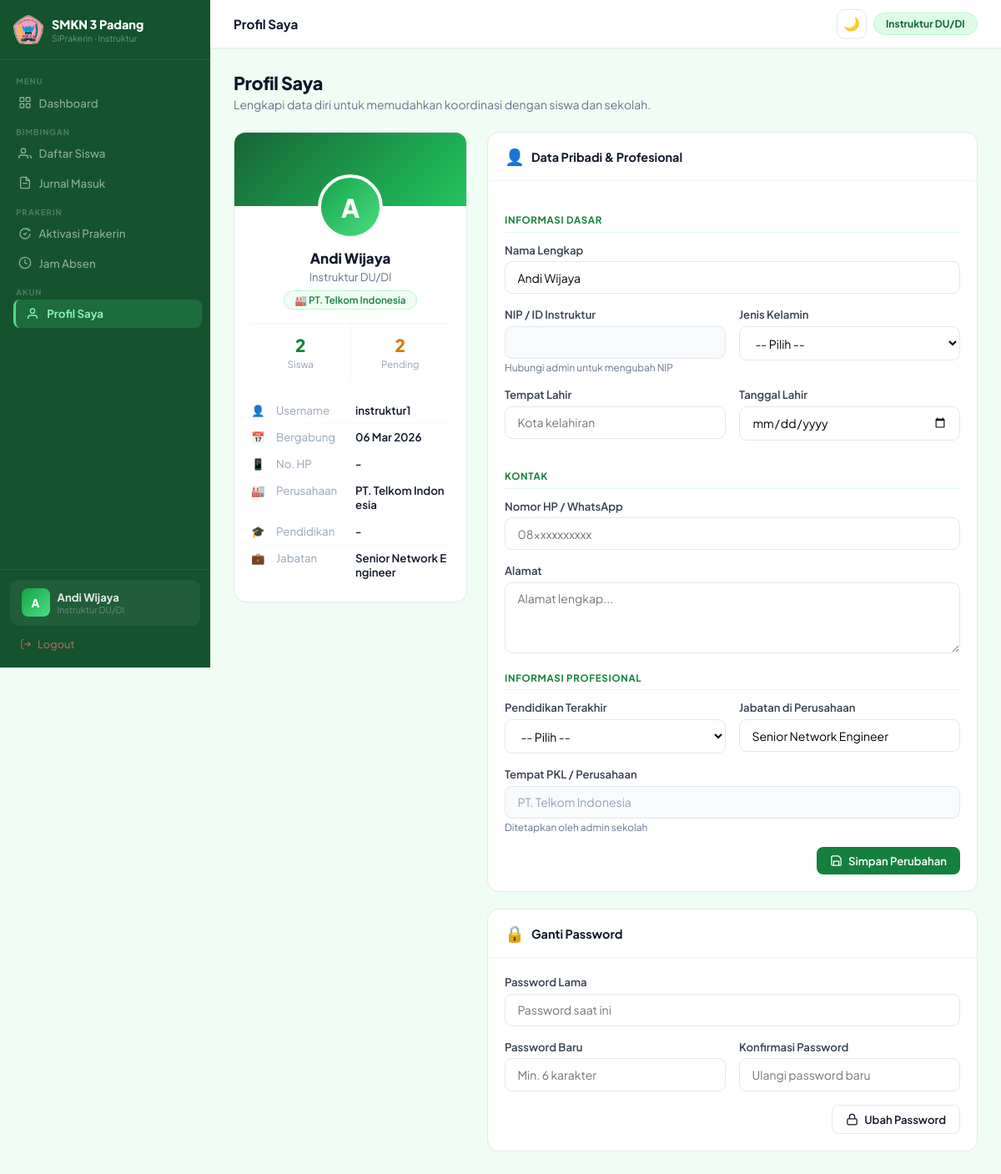
The page /instruktur/profil/index.php (signed in) on the database its author committed.
### tables this page shows
CREATE TABLE IF NOT EXISTS `instruktur` (
  `id` int(11) NOT NULL AUTO_INCREMENT,
  `user_id` int(11) NOT NULL,
  `tempat_pkl_id` int(11) DEFAULT NULL,
  `jabatan` varchar(100) DEFAULT NULL,
  `no_hp` varchar(20) DEFAULT NULL,
  `alamat` text DEFAULT NULL,
  `jenis_kelamin` enum('pria','wanita') DEFAULT NULL,
  `tempat_lahir` varchar(100) DEFAULT NULL,
  `tanggal_lahir` date DEFAULT NULL,
  PRIMARY KEY (`id`),
  KEY `user_id` (`user_id`),
  KEY `tempat_pkl_id` (`tempat_pkl_id`),
  CONSTRAINT `instruktur_ibfk_1` FOREIGN KEY (`user_id`) REFERENCES `users` (`id`) ON DELETE CASCADE,
  CONSTRAINT `instruktur_ibfk_2` FOREIGN KEY (`tempat_pkl_id`) REFERENCES `tempat_pkl` (`id`) ON DELETE SET NULL
);

CREATE TABLE `users` (
  `id` int(11) NOT NULL AUTO_INCREMENT,
  `nama` varchar(100) NOT NULL,
  `username` varchar(50) NOT NULL,
  `password` varchar(255) NOT NULL,
  `role` enum('admin','siswa','guru') NOT NULL,
  `created_at` timestamp NOT NULL DEFAULT current_timestamp(),
  PRIMARY KEY (`id`),
  UNIQUE KEY `username` (`username`)
);

CREATE TABLE `tempat_pkl` (
  `id` int(11) NOT NULL AUTO_INCREMENT,
  `nama_tempat` varchar(150) NOT NULL,
  `alamat` text DEFAULT NULL,
  `pembimbing_lapangan` varchar(100) DEFAULT NULL,
  `no_hp` varchar(20) DEFAULT NULL,
  `kuota` int(11) DEFAULT 0,
  `created_at` timestamp NOT NULL DEFAULT current_timestamp(),
  PRIMARY KEY (`id`)
);

### instruktur/profil/index.php (the view, shortened to what this page needs)
<?php
require '../../config/database.php';
$user_id    = $_SESSION['user_id'];
$has_jabatan   = mysqli_num_rows(mysqli_query($conn,"SHOW COLUMNS FROM instruktur LIKE 'jabatan'")) > 0;
$extra_cols = "";
if ($has_jabatan)    $extra_cols .= ", i.jabatan";
$stmt = mysqli_prepare($conn, "
    SELECT i.id as instr_id, i.no_hp, i.alamat, i.tempat_lahir,
           i.tanggal_lahir, i.jenis_kelamin,
           i.tempat_pkl_id, tp.nama_tempat,
           u.nama, u.username, u.created_at
           $extra_cols
    FROM instruktur i
    JOIN users u ON i.user_id = u.id
    LEFT JOIN tempat_pkl tp ON tp.id = i.tempat_pkl_id
    WHERE i.user_id = ?
");
mysqli_stmt_bind_param($stmt, "i", $user_id);
mysqli_stmt_execute($stmt);
$instr = mysqli_fetch_assoc(mysqli_stmt_get_result($stmt));
if (!isset($instr['nip']))        $instr['nip']        = '';
if (!isset($instr['pendidikan'])) $instr['pendidikan'] = '';
$instr_id = $instr['instr_id'];
function safeCount2($conn,$sql,$id){
    $s=mysqli_prepare($conn,$sql); mysqli_stmt_bind_param($s,"i",$id);
    mysqli_stmt_execute($s);
    return (int)(mysqli_fetch_assoc(mysqli_stmt_get_result($s))['t']??0);
}
$jml_siswa   = safeCount2($conn,"SELECT COUNT(*) t FROM siswa WHERE instruktur_id=?",$instr_id);
$jml_pending = safeCount2($conn,"SELECT COUNT(*) t FROM jurnal j JOIN siswa s ON j.siswa_id=s.id WHERE s.instruktur_id=? AND j.status='pending'",$instr_id);
require '../layout/header.php';
?>
<div class="fade">
<div class="page-header">
  <div>
    <h1>Profil Saya</h1>
    <p>Lengkapi data diri untuk memudahkan koordinasi dengan siswa dan sekolah.</p>
  </div>
</div>
<div class="profil-wrapper">
  <div>
    <div class="profil-card">
      <div class="profil-cover"></div>
      <div class="profil-body">
        <div class="profil-avatar"><?= strtoupper(substr($instr['nama']??'I',0,1)) ?></div>
        <div style="font-weight:800;font-size:1.05rem;"><?= htmlspecialchars($instr['nama']??'-') ?></div>
        <div style="font-size:.82rem;color:#64748b;margin-top:3px;">Instruktur DU/DI</div>
        <?php if (!empty($instr['nama_tempat'])): ?>
        <div style="background:var(--green-50);color:var(--green-700);border:1px solid var(--green-200);padding:3px 12px;border-radius:20px;font-size:.73rem;font-weight:600;display:inline-block;margin-top:8px;">
          🏭 <?= htmlspecialchars($instr['nama_tempat']) ?>
        </div>
        <?php endif; ?>
        <div class="profil-stat-row">
          <div class="profil-stat"><div class="n"><?= $jml_siswa ?></div><div class="l">Siswa</div></div>
          <div class="profil-stat"><div class="n" style="color:<?= $jml_pending>0?'#d97706':'var(--primary)' ?>;"><?= $jml_pending ?></div><div class="l">Pending</div></div>
        </div>
      </div>
      <div style="padding:0 1.25rem 1.25rem;">
        <?php
        $ca = $instr['created_at']??'';
        $infos=[
          ['👤','Username',  $instr['username']??'-'],
          ['📅','Bergabung', ($ca&&$ca!='0000-00-00')?date('d M Y',strtotime($ca)):'-'],
          ['📱','No. HP',    $instr['no_hp']?:'-'],
          ['🏭','Perusahaan',$instr['nama_tempat']?:'-'],
          ['🎓','Pendidikan',$instr['pendidikan']?:'-'],
          ['💼','Jabatan',   $instr['jabatan']??'-'],
        ];
        foreach($infos as [$icon,$lbl,$val]):
        ?>
        <div class="info-row">
          <span style="width:20px;flex-shrink:0;"><?=$icon?></span>
          <span style="color:#94a3b8;width:85px;flex-shrink:0;"><?=$lbl?></span>
          <span style="font-weight:600;color:var(--text);word-break:break-all;"><?=htmlspecialchars((string)$val)?></span>
        </div>
        <?php endforeach; ?>
      </div>
    </div>
  </div>
  <div>
    <div class="form-card">
      <div class="form-card-header">
        <span style="font-size:1.2rem;">👤</span>
        <span style="font-weight:700;">Data Pribadi & Profesional</span>
      </div>
      <div class="form-card-body">
        <form method="POST">
          <div class="section-sep">Informasi Dasar</div>
          <div class="form-group">
            <label class="form-label">Nama Lengkap</label>
            <input type="text" name="nama" class="form-control"
                   value="<?=htmlspecialchars($instr['nama']??'')?>" required placeholder="Nama lengkap Anda">
          </div>
          <div class="form-grid">
            <div class="form-group">
              <label class="form-label">NIP / ID Instruktur</label>
              <input type="text" class="form-control" value="<?=htmlspecialchars($instr['nip']??'')?>"
                     disabled style="background:#f8fafc;color:#94a3b8;">
              <div class="form-hint">Hubungi admin untuk mengubah NIP</div>
            </div>
            <div class="form-group">
              <label class="form-label">Jenis Kelamin</label>
              <select name="jenis_kelamin" class="form-control">
                <option value="">-- Pilih --</option>
              </select>
            </div>
          </div>
          <div class="form-grid">
            <div class="form-group">
              <label class="form-label">Tempat Lahir</label>
              <input type="text" name="tempat_lahir" class="form-control"
                     value="<?=htmlspecialchars($instr['tempat_lahir']??'')?>" placeholder="Kota kelahiran">
            </div>
            <div class="form-group">
              <label class="form-label">Tanggal Lahir</label>
              <input type="date" name="tanggal_lahir" class="form-control"
                     value="<?=$instr['tanggal_lahir']??''?>">
            </div>
          </div>
          <div class="section-sep">Kontak</div>
          <div class="form-group">
            <label class="form-label">Nomor HP / WhatsApp</label>
            <input type="text" name="no_hp" class="form-control"
                   value="<?=htmlspecialchars($instr['no_hp']??'')?>" placeholder="08xxxxxxxxxx">
          </div>
          <div class="form-group">
            <label class="form-label">Alamat</label>
            <textarea name="alamat" class="form-control" rows="3"
                      placeholder="Alamat lengkap..."><?=htmlspecialchars($instr['alamat']??'')?></textarea>
          </div>
          <div class="section-sep">Informasi Profesional</div>
          <div class="form-grid">
            <div class="form-group">
              <label class="form-label">Pendidikan Terakhir</label>
              <select name="pendidikan" class="form-control">
                <option value="">-- Pilih --</option>
              </select>
            </div>
            <div class="form-group">
              <label class="form-label">Jabatan di Perusahaan</label>
              <input type="text" name="jabatan" class="form-control"
                     value="<?=htmlspecialchars($instr['jabatan']??'')?>" placeholder="Contoh: Supervisor IT">
            </div>
          </div>
          <div class="form-group">
            <label class="form-label">Tempat PKL / Perusahaan</label>
            <input type="text" class="form-control" disabled
                   value="<?=htmlspecialchars($instr['nama_tempat']??'Belum ditetapkan')?>"
                   style="background:#f8fafc;color:#94a3b8;">
            <div class="form-hint">Ditetapkan oleh admin sekolah</div>
          </div>
          <div style="text-align:right;margin-top:.5rem;">
            <button type="submit" class="btn btn-primary-custom">
              <svg width="15" height="15" fill="none" stroke="currentColor" stroke-width="2" viewBox="0 0 24 24"><path d="M19 21H5a2 2 0 0 1-2-2V5a2 2 0 0 1 2-2h11l5 5v11a2 2 0 0 1-2 2z"/><polyline points="17 21 17 13 7 13 7 21"/></svg>
              Simpan Perubahan
            </button>
          </div>
        </form>
      </div>
    </div>
    <div class="form-card">
      <div class="form-card-header">
        <span style="font-size:1.2rem;">🔒</span>
        <span style="font-weight:700;">Ganti Password</span>
      </div>
      <div class="form-card-body">
        <form method="POST">
          <div class="form-group">
            <label class="form-label">Password Lama</label>
            <input type="password" name="old_password" class="form-control" placeholder="Password saat ini" required>
          </div>
          <div class="form-grid">
            <div class="form-group">
              <label class="form-label">Password Baru</label>
              <input type="password" name="new_password" class="form-control" placeholder="Min. 6 karakter" required minlength="6">
            </div>
            <div class="form-group">
              <label class="form-label">Konfirmasi Password</label>
              <input type="password" name="confirm_password" class="form-control" placeholder="Ulangi password baru" required>
            </div>
          </div>
          <div style="text-align:right;">
            <button type="submit" class="btn btn-outline">
              <svg width="15" height="15" fill="none" stroke="currentColor" stroke-width="2" viewBox="0 0 24 24"><rect x="3" y="11" width="18" height="11" rx="2"/><path d="M7 11V7a5 5 0 0 1 10 0v4"/></svg>
              Ubah Password
            </button>
          </div>
        </form>
      </div>
    </div>
  </div>
</div>
</div>
<?php require '../layout/footer.php'; ?>

### instruktur/layout/header.php (style rules this page uses)
:root { --primary:#15803d; --primary-dark:#166534; --primary-light:#16a34a; --primary-glow:rgba(21,128,61,.15); --green-900:#14532d; --green-800:#166534; --green-700:#15803d; --green-600:#16a34a; --green-500:#22c55e; --green-400:#4ade80; --green-200:#bbf7d0; --green-100:#dcfce7; --green-50:#f0fdf4; --sidebar-bg:#14532d; --sidebar-w:252px; --topbar-h:58px; --text:#0f172a; --muted:#64748b; --border:#e2e8f0; --bg:#f0fdf4; --surface:#ffffff; --r:12px; --brand:#14532d; --accent:#16a34a; --text-main:#0f172a; }
*,*::before,*::after { margin:0;padding:0;box-sizing:border-box; }
html { scroll-behavior:smooth; }
body { font-family:'Plus Jakarta Sans',sans-serif;background:var(--bg);color:var(--text);font-size:.9rem; }
.page-header { margin-bottom:1.5rem;display:flex;justify-content:space-between;align-items:flex-start;flex-wrap:wrap;gap:12px; }
.page-header h1 { font-size:1.35rem;font-weight:800;letter-spacing:-.02em; }
.page-header p { color:var(--muted);font-size:.875rem;margin-top:3px; }
.btn { display:inline-flex;align-items:center;gap:7px;padding:.5rem 1rem;border-radius:8px;font-weight:600;font-size:.82rem;border:none;cursor:pointer;font-family:inherit;transition:.18s;text-decoration:none; }
.btn-primary-custom,.btn-brand { background:var(--primary);color:#fff; }
.btn-outline { background:#fff;border:1.5px solid var(--border);color:var(--text); }
.form-card { background:var(--surface);border-radius:14px;border:1px solid var(--border);margin-bottom:1.25rem; }
.form-card-header { padding:1rem 1.25rem;border-bottom:1px solid #f1f5f9;font-weight:700;font-size:.9rem;display:flex;align-items:center;gap:8px; }
.form-card-body { padding:1.25rem; }
.form-group { margin-bottom:1rem; }
.form-group label,.form-label { display:block;font-weight:600;font-size:.82rem;margin-bottom:.35rem;color:#374151; }
.form-control,.form-select { width:100%;padding:.6rem .9rem;border:1.5px solid var(--border);border-radius:9px;font-size:.875rem;outline:none;transition:.18s;font-family:inherit;background:#fff; }
textarea.form-control { resize:vertical;min-height:85px; }
.form-grid { display:grid;grid-template-columns:1fr 1fr;gap:1rem; }
.form-hint { font-size:.74rem;color:var(--muted);margin-top:3px; }
.fade,.fade-in { animation:up .35s ease; }

### instruktur/profil/index.php (style rules this page uses)
.profil-wrapper { display:grid;grid-template-columns:280px 1fr;gap:1.5rem;align-items:start; }
.profil-card { background:#fff;border-radius:14px;border:1px solid var(--border);overflow:hidden;position:sticky;top:76px; }
.profil-cover { height:88px;background:linear-gradient(135deg,var(--green-800),var(--green-500)); }
.profil-body { padding:0 1.25rem 1.25rem;text-align:center; }
.profil-avatar { width:78px;height:78px;border-radius:50%;border:4px solid #fff;background:linear-gradient(135deg,var(--green-600),var(--green-400));display:flex;align-items:center;justify-content:center;color:#fff;font-weight:800;font-size:1.9rem;margin:-38px auto .75rem; }
.profil-stat-row { display:flex;border-top:1px solid #f1f5f9;margin-top:1rem; }
.profil-stat { flex:1;padding:.75rem .5rem;text-align:center;border-right:1px solid #f1f5f9; }
.profil-stat:last-child { border-right:none; }
.profil-stat .n { font-size:1.3rem;font-weight:800;color:var(--primary); }
.profil-stat .l { font-size:.72rem;color:#94a3b8;margin-top:2px; }
.info-row { display:flex;gap:10px;padding:7px 0;border-bottom:1px solid #f8fafc;font-size:.83rem; }
.info-row:last-child { border-bottom:none; }
.section-sep { font-size:.72rem;font-weight:700;color:var(--green-700);text-transform:uppercase;letter-spacing:.06em;margin:1.2rem 0 .75rem;padding-bottom:.4rem;border-bottom:1px solid var(--green-100); }

### rows shown on the page
instruktur: user.nama "A", user.nama "Andi Wijaya", tempat_pkl.nama_tempat "PT. Telkom Indonesia", nama "Andi Wijaya", jabatan "Senior Network Engineer"

### other values the page prints
substr($_SESSION['nama']??'I',0,1) "A"
substr($_SESSION['nama']??'',0,16) "Andi Wijaya"
$page_title "Profil Saya"
$jml_siswa "2"
$jml_pending "2"
$icon "👤"
$lbl "Username"
$val "instruktur1"
$icon "📅"
$lbl "Bergabung"
$val "06 Mar 2026"
$icon "📱"
$lbl "No. HP"
$val "-"
$icon "🏭"
